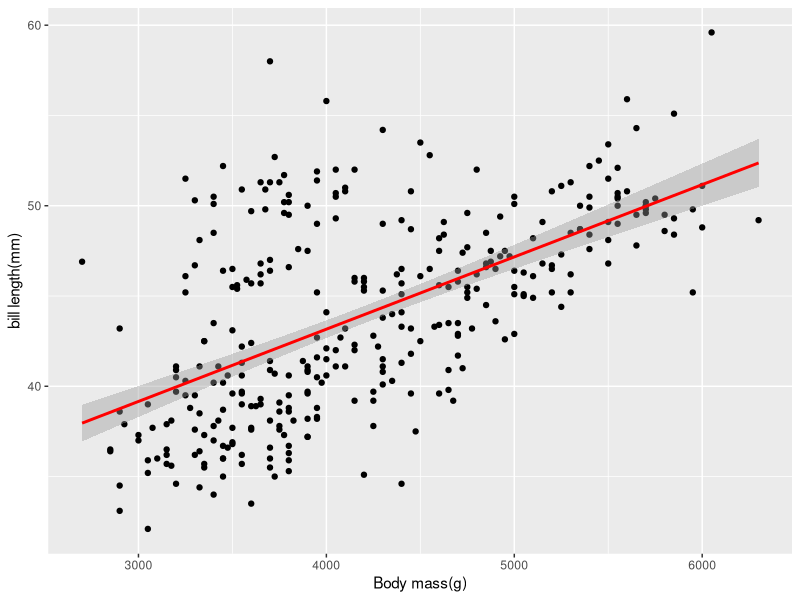
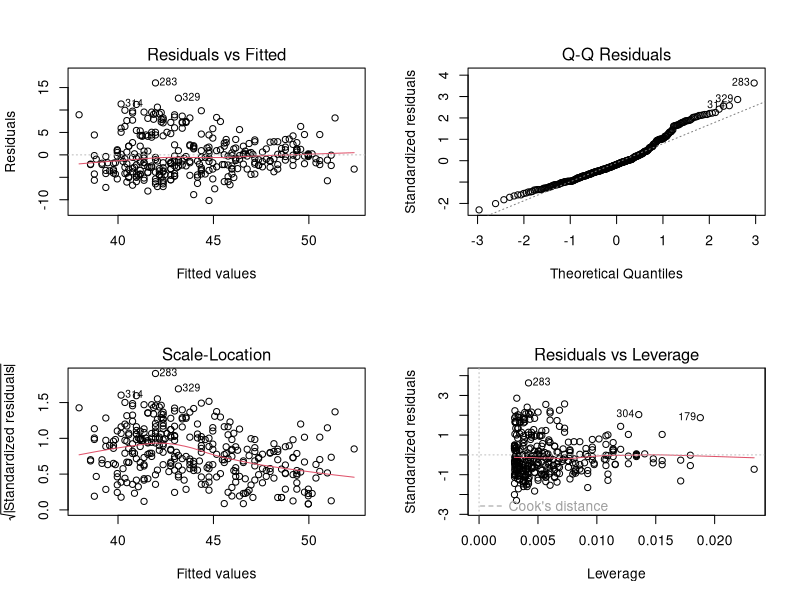
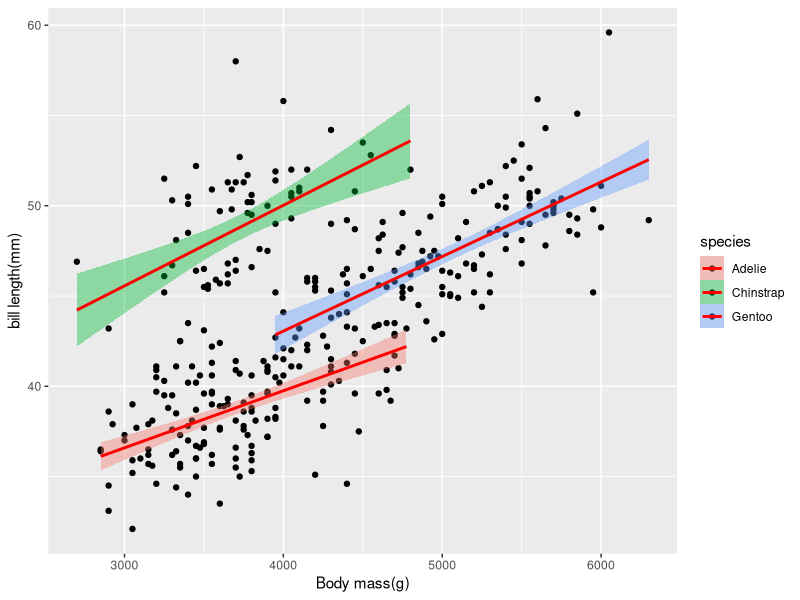

R code for these plots, in order:
## ---- chunk 1
knitr::opts_chunk$set(echo = TRUE)
## ---- chunk 2

library(tidyverse)
library(palmerpenguins)
View(penguins)
new_penguins<- penguins%>% 
  drop_na()
## ---- chunk 3

new_penguins %>% 
  ggplot(aes(x=body_mass_g,y = bill_length_mm))+
  geom_point() +
  stat_smooth(method = "lm" , col = "red") +
  labs(x= "Body mass(g)", y= "bill length(mm)" )

fit_lm1 <- lm(bill_length_mm~body_mass_g, data = new_penguins)
summary(fit_lm1)

## ---- chunk 4
x11()
par(mfrow=c(2,2))
plot(fit_lm1)
## ---- chunk 5
sum(resid(fit_lm1)^2)#shortcut
sum((new_penguins$bill_length_mm-((2.715*10^1)+((4.003*10^-3)*new_penguins$body_mass_g)))^2, na.rm=TRUE)#full calculation
## ---- chunk 6
new_penguins %>% 
  ggplot(aes(x=body_mass_g,y = bill_length_mm, fill=species))+
  geom_point() +
  stat_smooth(method = "lm" , col = "red") +
  labs(x= "Body mass(g)", y= "bill length(mm)" )
